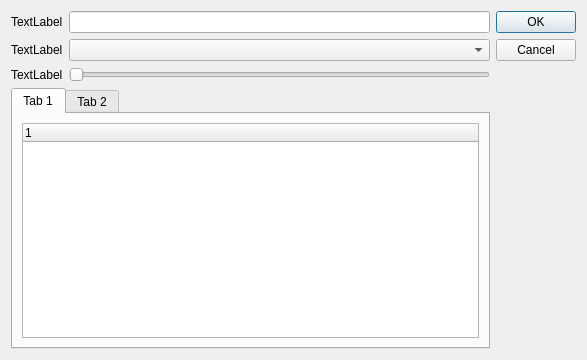
<?xml version="1.0" encoding="UTF-8"?>
<ui version="4.0">
 <class>Dialog</class>
 <widget class="QDialog" name="Dialog">
  <property name="geometry">
   <rect>
    <x>0</x>
    <y>0</y>
    <width>587</width>
    <height>360</height>
   </rect>
  </property>
  <property name="windowTitle">
   <string>Dialog</string>
  </property>
  <property name="modal">
   <bool>true</bool>
  </property>
  <layout class="QHBoxLayout" name="horizontalLayout_2">
   <item>
    <layout class="QVBoxLayout" name="verticalLayout">
     <item>
      <layout class="QFormLayout" name="formLayout">
       <item row="0" column="0">
        <widget class="QLabel" name="label">
         <property name="text">
          <string>TextLabel</string>
         </property>
        </widget>
       </item>
       <item row="0" column="1">
        <widget class="QLineEdit" name="lineEdit"/>
       </item>
       <item row="1" column="0">
        <widget class="QLabel" name="label_2">
         <property name="text">
          <string>TextLabel</string>
         </property>
        </widget>
       </item>
       <item row="1" column="1">
        <widget class="QComboBox" name="comboBox"/>
       </item>
       <item row="2" column="0">
        <widget class="QLabel" name="label_3">
         <property name="text">
          <string>TextLabel</string>
         </property>
        </widget>
       </item>
       <item row="2" column="1">
        <widget class="QSlider" name="horizontalSlider">
         <property name="orientation">
          <enum>Qt::Horizontal</enum>
         </property>
        </widget>
       </item>
      </layout>
     </item>
     <item>
      <widget class="QTabWidget" name="tabWidget">
       <widget class="QWidget" name="tab">
        <attribute name="title">
         <string>Tab 1</string>
        </attribute>
        <layout class="QHBoxLayout" name="horizontalLayout">
         <item>
          <widget class="QTreeWidget" name="treeWidget">
           <column>
            <property name="text">
             <string notr="true">1</string>
            </property>
           </column>
          </widget>
         </item>
        </layout>
       </widget>
       <widget class="QWidget" name="tab_2">
        <attribute name="title">
         <string>Tab 2</string>
        </attribute>
       </widget>
      </widget>
     </item>
    </layout>
   </item>
   <item>
    <widget class="QDialogButtonBox" name="OKButton">
     <property name="orientation">
      <enum>Qt::Vertical</enum>
     </property>
     <property name="standardButtons">
      <set>QDialogButtonBox::Cancel|QDialogButtonBox::Ok</set>
     </property>
    </widget>
   </item>
  </layout>
 </widget>
 <resources/>
 <connections>
  <connection>
   <sender>OKButton</sender>
   <signal>accepted()</signal>
   <receiver>Dialog</receiver>
   <slot>accept()</slot>
   <hints>
    <hint type="sourcelabel">
     <x>503</x>
     <y>243</y>
    </hint>
    <hint type="destinationlabel">
     <x>157</x>
     <y>274</y>
    </hint>
   </hints>
  </connection>
  <connection>
   <sender>OKButton</sender>
   <signal>rejected()</signal>
   <receiver>Dialog</receiver>
   <slot>reject()</slot>
   <hints>
    <hint type="sourcelabel">
     <x>529</x>
     <y>249</y>
    </hint>
    <hint type="destinationlabel">
     <x>286</x>
     <y>274</y>
    </hint>
   </hints>
  </connection>
  <connection>
   <sender>lineEdit</sender>
   <signal>textChanged(QString)</signal>
   <receiver>comboBox</receiver>
   <slot>setCurrentText(QString)</slot>
   <hints>
    <hint type="sourcelabel">
     <x>183</x>
     <y>25</y>
    </hint>
    <hint type="destinationlabel">
     <x>267</x>
     <y>47</y>
    </hint>
   </hints>
  </connection>
 </connections>
</ui>
